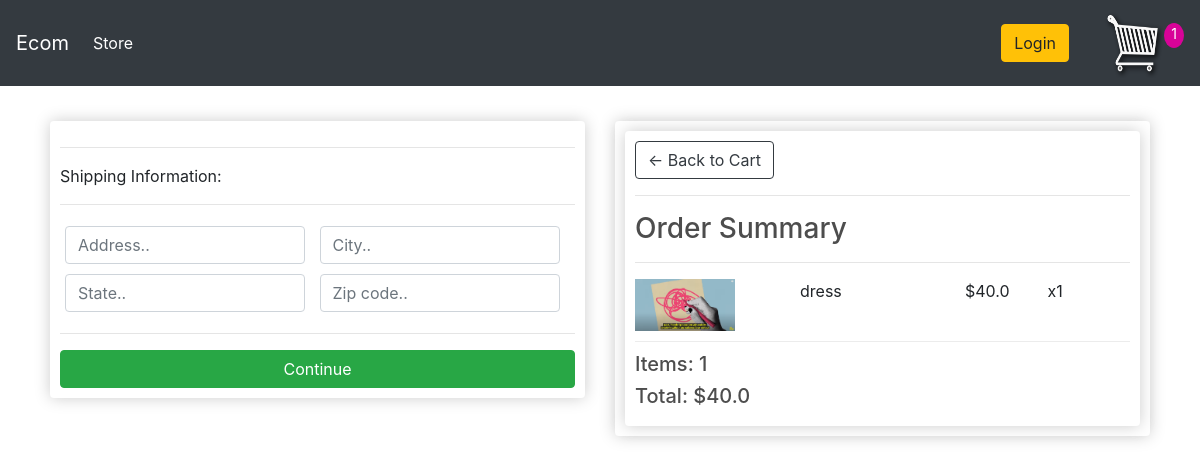
/checkout/ (signed in), run on an earlier commit of the app's database.
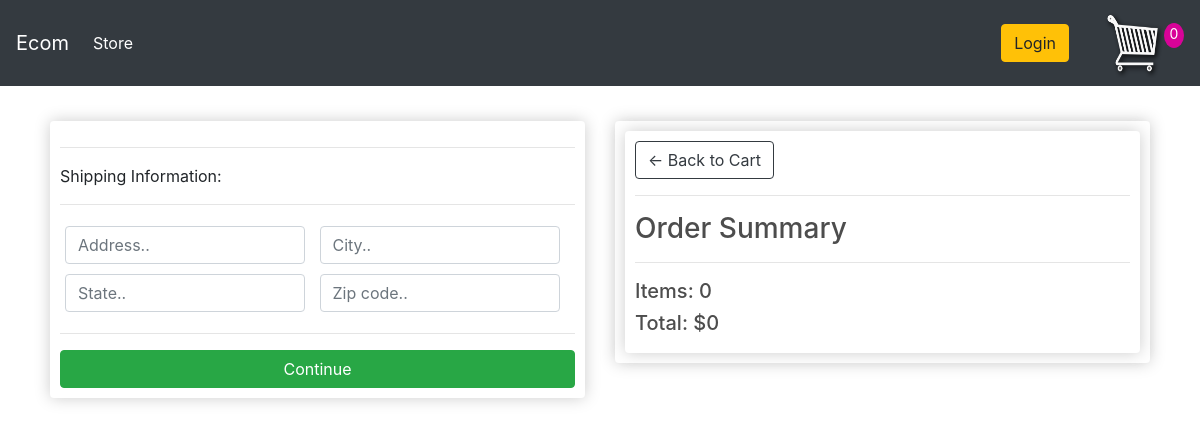
And on a later commit of the database.
### store/models.py (models this page shows, shortened)
class OrderItem(models.Model):
    product = models.ForeignKey(
        Product, on_delete=models.SET_NULL, null=True, blank=True)
    order = models.ForeignKey(
        Order, on_delete=models.SET_NULL, null=True, blank=True)
    qnt = models.IntegerField(default=0, null=True, blank=True)
    date_added = models.DateTimeField(auto_now_add=True)
    @property
    def total(self) -> int:
        return self.product.price * self.qnt

class Product(models.Model):
    name = models.CharField(max_length=255, null=True, blank=True)
    price = models.FloatField()
    digital = models.BooleanField(default=False)
    image = models.ImageField(null=True, blank=True)

class Order(models.Model):
    customer = models.ForeignKey(
        Customer, on_delete=models.SET_NULL, null=True, blank=True)
    date_ordered = models.DateTimeField(auto_now_add=True)
    completed = models.BooleanField(default=False)
    translation_id = models.CharField(max_length=100, null=True, blank=True)
    @property
    def order_total_price(self):
        return sum([item.total for item in self.orderitem_set.all()])
    @property
    def order_total_qnt(self):
        return sum([item.qnt for item in self.orderitem_set.all()])
    @property
    def count_order_items(self) -> int:
        return len(self.orderitem_set.all())
    @property
    def shipping(self) -> bool:
        shipping = False
        items = self.orderitem_set.all()
        for item in items:
            if item.product.digital == False:
                shipping=True
        return shipping

### store/views.py (the view)
# urls.py: path('checkout/', views.checkout, name="checkout"),
def checkout(request):
    if request.user.is_authenticated:
        customer = request.user.customer
        order, created = Order.objects.get_or_create(
            customer=customer, completed=False)
        items = order.orderitem_set.all()
        total_items_count = order.count_order_items
    else:
        items = cookieData(request)['items']
        total_items_count = cookieData(request)['total_items_count']
        order = cookieData(request)['order']
    context = {'items': items,
                'order': order,
                'total_items_count': total_items_count}
    return render(request, 'store/checkout.html', context)

### store/templates/store/checkout.html (shortened to what this page needs)
{% extends './main.html' %}
{% load static %}
{% block content %}
    <div class="row">
	<div class="col-lg-6">
		<div class="box-element" id="form-wrapper">
            <form id="form">
                <div id="shipping-info" >
                    <hr>
                    <p>Shipping Information:</p>
                    <hr>
                    <div class="form-field">
                        <input class="form-control" type="text" name="address" placeholder="Address..">
                    </div>
                    <div class="form-field">
                        <input class="form-control" type="text" name="city" placeholder="City..">
                    </div>
                    <div class="form-field">
                        <input class="form-control" type="text" name="state" placeholder="State..">
                    </div>
                    <div class="form-field">
                        <input class="form-control" type="text" name="zipcode" placeholder="Zip code..">
                    </div>
                </div>
                <hr>
                <input id="form-button" class="btn btn-success btn-block" type="submit" value="Continue">
            </form>
		</div>
        <br>
	</div>
	<div class="col-lg-6">
		<div class="box-element">
            <div class="box-element">
                <a  class="btn btn-outline-dark" href="{% url 'cart' %}">&#x2190; Back to Cart</a>
                <hr>
                <h3>Order Summary</h3>
                <hr>
                {% for item in items %}
                    <div class="cart-row">
                        <div style="flex:2"><img class="row-image" src="../images/{{item.product.image}}"></div>
                        <div style="flex:2"><p>{{item.product.name}}</p></div>
                        <div style="flex:1"><p>${{item.product.price}}</p></div>
                        <div style="flex:1"><p>x{{item.qnt}}</p></div>
                    </div>
                {% endfor %}
                <h5>Items:   {{order.order_total_qnt}}</h5>
                <h5>Total:   ${{order.order_total_price}}</h5>
        </div>
	</div>
</div>
{% endblock content %}

What changed in the data, as far as the page shows it:
no longer on this page (row edited): OrderItem: product.image (picture), product.name "dress", product.price "40.0", qnt "1"
removed Order: order_total_qnt "1", order_total_price "40.0"
added Order: order_total_qnt "0", order_total_price "0"
Also different on the page:
{{ total_items_count }}: "1" → "0"
